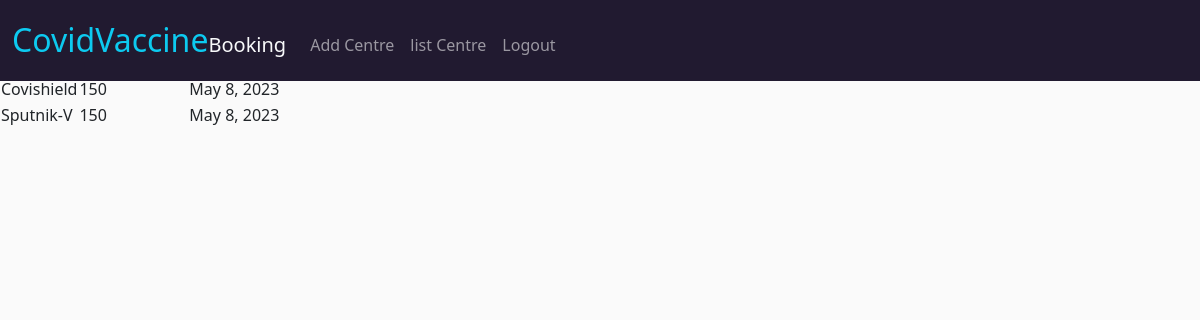
The page /dosagelist/16 (signed in) on the database its author committed.
### main/models.py (models this page shows, shortened)
class Dosage(models.Model):
    centre = models.ForeignKey(VaccineCentre, on_delete=models.CASCADE)
    COVISHIELD = 'Covishield'
    COVAXINE = 'Covaxine'
    SPUTNIK_V = 'Sputnik-V'
    NAME_CHOICES = (
        (COVISHIELD, 'Covishield'),
        (COVAXINE, 'Covaxine'),
        (SPUTNIK_V, 'Sputnik-V'),
    )
    name = models.CharField(max_length=100, choices=NAME_CHOICES)
    dose_amount = models.PositiveIntegerField()
    date = models.DateField()

### main/views.py (the view)
# urls.py: path('dosagelist/<int:pk>', views.dosagelist,name='dosagelist'),
def dosagelist(request, pk):
    centre = get_object_or_404(VaccineCentre, pk=pk)
    dosage_id = request.GET.get('id')
    if dosage_id:
        dosages = Dosage.objects.filter(centre=centre, id=dosage_id)
    else:
        dosages = Dosage.objects.filter(centre=centre)
    return render(request, 'dosage.html', {'centre': centre, 'dosages': dosages})

### Template/dosage.html (shortened to what this page needs)
{% extends 'base.html' %}
{% block content %}
{% if dosages %}
    <table>
        <thead>
            <tr>
                <th>Name</th>
                <th>Dose Amount</th>
                <th>Date</th>
            </tr>
        </thead>
        <tbody>
            {% for dosage in dosages %}
                <tr>
                    <td>{{ dosage.name }}</td>
                    <td>{{ dosage.dose_amount }}</td>
                    <td>{{ dosage.date }}</td>
                </tr>
            {% endfor %}
        </tbody>
    </table>
{% else %}
    <p>No dosages found.</p>
{% endif %}
{% endblock %}

### static/css/style.css (style rules this page uses)
html, body { height: 100%; min-height: 100%; margin-bottom: 50px; }
body { background-color: hsl(0, 0%, 98%); }

### rows shown on the page
Dosage: name "Covishield", dose_amount "150", date "May 8, 2023"
Dosage: name "Sputnik-V", dose_amount "150", date "May 8, 2023"
